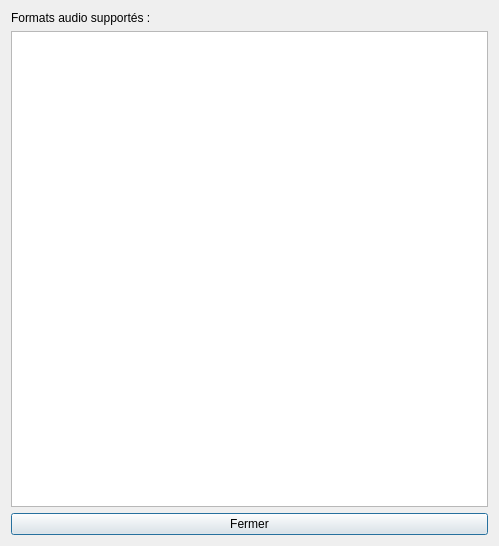
<?xml version="1.0" encoding="UTF-8"?>
<ui version="4.0">
 <class>AudioFormatsDialog</class>
 <widget class="QDialog" name="AudioFormatsDialog">
  <property name="geometry">
   <rect>
    <x>0</x>
    <y>0</y>
    <width>499</width>
    <height>546</height>
   </rect>
  </property>
  <property name="windowTitle">
   <string>Formats audio supportés</string>
  </property>
  <property name="windowIcon">
   <iconset resource="icons/icons.qrc">
    <normaloff>:/generic/generic/format.png</normaloff>:/generic/generic/format.png</iconset>
  </property>
  <layout class="QHBoxLayout" name="horizontalLayout">
   <item>
    <layout class="QVBoxLayout" name="main_layout">
     <item>
      <widget class="QLabel" name="label">
       <property name="text">
        <string>Formats audio supportés :</string>
       </property>
      </widget>
     </item>
     <item>
      <widget class="QListWidget" name="formats_list">
       <property name="toolTip">
        <string>Liste des formats de fichiers audio supportés par le lecteur.</string>
       </property>
      </widget>
     </item>
     <item>
      <widget class="QPushButton" name="button_close">
       <property name="toolTip">
        <string>Fermer</string>
       </property>
       <property name="text">
        <string>Fermer</string>
       </property>
      </widget>
     </item>
    </layout>
   </item>
  </layout>
 </widget>
 <resources>
  <include location="icons/icons.qrc"/>
 </resources>
 <connections>
  <connection>
   <sender>button_close</sender>
   <signal>clicked()</signal>
   <receiver>AudioFormatsDialog</receiver>
   <slot>close()</slot>
   <hints>
    <hint type="sourcelabel">
     <x>249</x>
     <y>519</y>
    </hint>
    <hint type="destinationlabel">
     <x>249</x>
     <y>272</y>
    </hint>
   </hints>
  </connection>
 </connections>
</ui>
